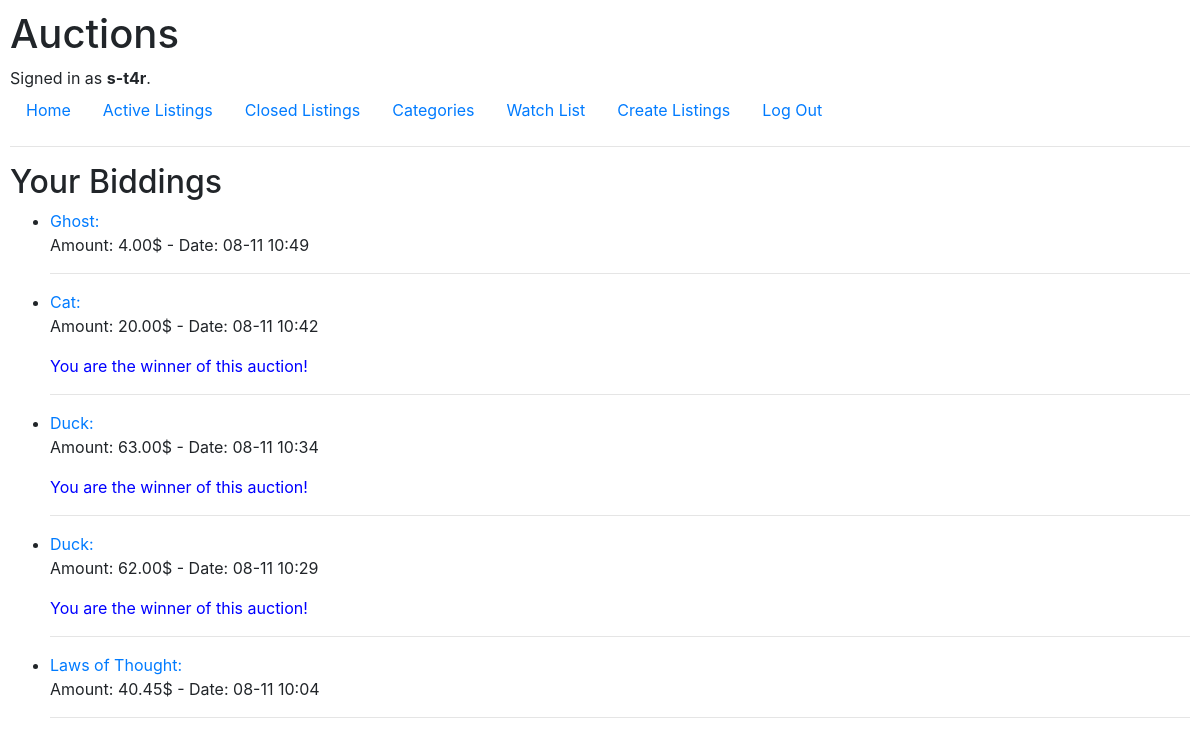
Page / (signed in) on the committed database.
### auctions/models.py (models this page shows, shortened)
class User(AbstractUser):
    pass

class Bid(models.Model):
    auction = models.ForeignKey(AuctionListing, on_delete=models.CASCADE, related_name='bids')
    bidder = models.ForeignKey(User, on_delete=models.CASCADE, related_name="bids")
    amount = models.FloatField()
    timestamp = models.DateTimeField(auto_now_add=True)

class AuctionListing(models.Model):
    CATEGORY_CHOICES = [
        ('TOYS', 'Toys'),
        ('BOOK', 'Books'),
    ]
    category = models.CharField(max_length=4, choices=CATEGORY_CHOICES)
    user = models.ForeignKey(User, on_delete=models.CASCADE, related_name="lister")
    title = models.CharField(max_length=64)
    description = models.TextField()
    starting_bid = models.FloatField()
    active = models.BooleanField(default=True)
    winner = models.ForeignKey(User, on_delete=models.SET_NULL, null=True, blank=True, related_name="winner")

### auctions/views.py (the view)
# urls.py: path("", views.index, name="index"),
def index(request):
    if request.user.is_authenticated:
        user_bids = Bid.objects.filter(bidder=request.user).order_by('-timestamp')
    else:
        user_bids = []
    return render(request, "auctions/index.html", {
        "user_bids": user_bids
    })

### auctions/templates/auctions/index.html
{% extends "auctions/layout.html" %}
{% block body %}
    <h2>Your Biddings</h2>
    <ul>
        {% for bid in user_bids %}
            <li>
                <a href="{% url 'listing' bid.auction.id %}">
                    {{ bid.auction.title }}:
                </a>
                <p>
                    Amount: {{ bid.amount|floatformat:2 }}$ - Date: {{ bid.timestamp|date:"m-d H:i" }}
                </p>
                {% if bid.auction.winner == user %}
                <p style="color: blue;">You are the winner of this auction!</p>
                {% endif %}
            </li>
            <hr>
        {% endfor %}
    </ul>
{% endblock %}

### auctions/templates/auctions/layout.html (shortened to what this page needs)
{% load static %}
<!DOCTYPE html>
<html lang="en">
    <head>
        <link rel="stylesheet" href="https://stackpath.bootstrapcdn.com/bootstrap/4.4.1/css/bootstrap.min.css">
        <link href="{% static 'auctions/styles.css' %}" rel="stylesheet">
    </head>
    <body>
        <h1>Auctions</h1>
        <div>
            {% if user.is_authenticated %}
                Signed in as <strong>{{ user.username }}</strong>.
            {% else %}
                Not signed in.
            {% endif %}
        </div>
        <ul class="nav">
            <li class="nav-item">
                <a class="nav-link" href="{% url 'index' %}">Home</a>
            </li>
            <li class="nav-item">
                <a class="nav-link" href="{% url 'active_listings' %}">Active Listings</a>
            </li>
            <li class="nav-item">
                <a class="nav-link" href="{% url 'closed_listings' %}">Closed Listings</a>
            </li>
            <li class="nav-item">
                <a class="nav-link" href="{% url 'categories' %}">Categories</a>
            </li>
            {% if user.is_authenticated %}
                <li class="nav-item">
                    <a class="nav-link" href="{% url 'watchlist' %}">Watch List</a>
                </li>
                <li class="nav-item">
                    <a class="nav-link" href="{% url 'create' %}">Create Listings</a>
                </li>
                <li class="nav-item">
                    <a class="nav-link" href="{% url 'logout' %}">Log Out</a>
                </li>
            {% endif %}
        </ul>
        <hr>
        {% block body %}
        {% endblock %}
    </body>
</html>

### auctions/static/auctions/styles.css (style rules this page uses)
body { padding: 10px; }

### rows in the picture
User: username "s-t4r"
Bid: auction "Ghost", amount "4.00", timestamp "08-11 10:49"
Bid: auction "Cat", amount "20.00", timestamp "08-11 10:42", shows "You are the winner of this auction!"
Bid: auction "Duck", amount "63.00", timestamp "08-11 10:34", shows "You are the winner of this auction!"
Bid: auction "Duck", amount "62.00", timestamp "08-11 10:29", shows "You are the winner of this auction!"
Bid: auction "Laws of Thought", amount "40.45", timestamp "08-11 10:04"
